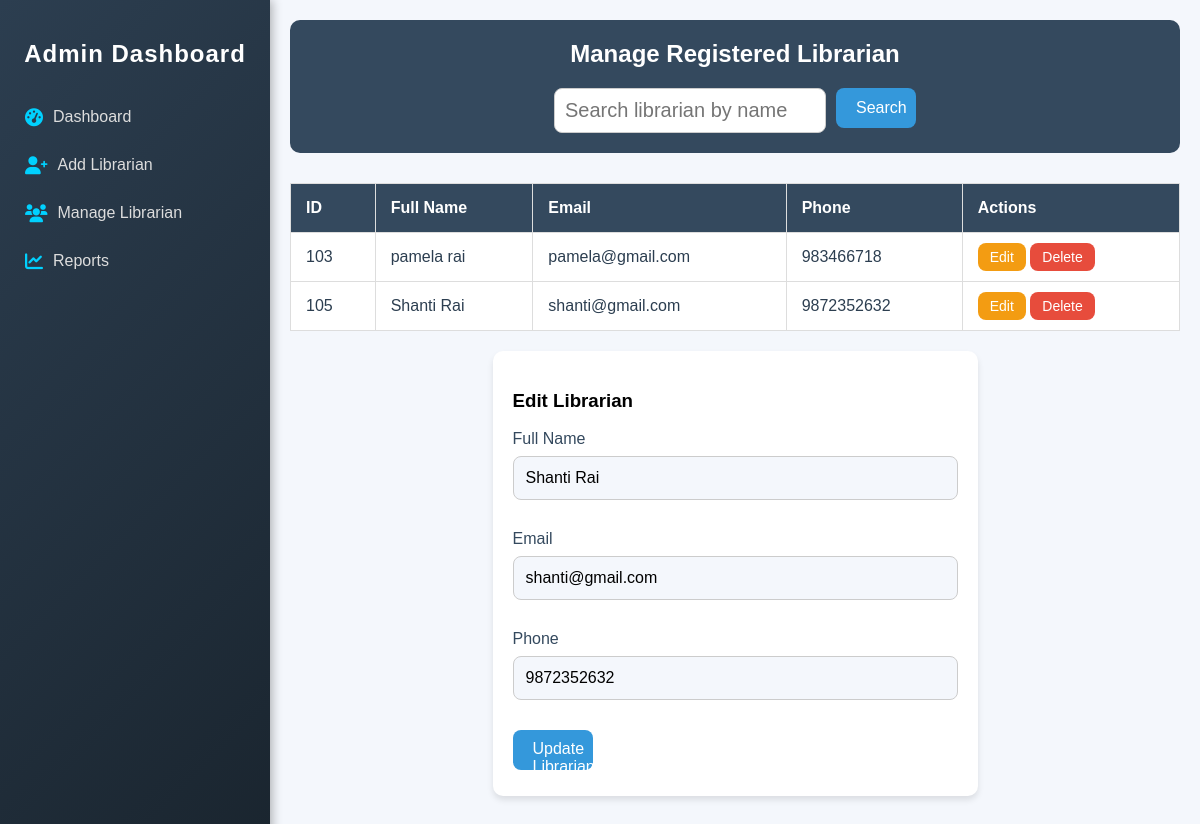
/admin/managelibrarian.php?edit_id=105 (signed in), run on the app's committed database.
### tables this page shows
CREATE TABLE `users` (
  `id` int(11) NOT NULL,
  `fullname` varchar(255) NOT NULL,
  `password` varchar(255) NOT NULL,
  `email` varchar(255) NOT NULL,
  `phone` varchar(15) NOT NULL,
  `role` enum('Admin','Librarian','Student') NOT NULL
);

### admin/managelibrarian.php (the view, shortened to what this page needs)
<?php
require '../includes/config.php';
$search_query = "";
$librarians_query = "SELECT * FROM users WHERE role = 'Librarian'";
$librarians_result = mysqli_query($conn, $librarians_query);
?>
        <!DOCTYPE html>
<html lang="en">
<head>
    <link rel="stylesheet" href="https://cdnjs.cloudflare.com/ajax/libs/font-awesome/6.0.0/css/all.min.css">
    <link rel="stylesheet" href="../librarian/style.css">
    <link rel="stylesheet" href="style.css">
</head>
<body>
    <aside class="sidebar">
        <h1>Admin Dashboard</h1>
        <nav>
            <ul>
            <li><a href="dashboard.php"><i class="fas fa-tachometer-alt"></i> Dashboard</a></li>
            <li><a href="adduser.php"><i class="fas fa-user-plus"></i> Add Librarian</a></li>
            <li><a href="managelibrarian.php"><i class="fa-solid fa-users"></i> Manage Librarian</a></li>
            <li><a href="report.php"><i class="fas fa-chart-line"></i> Reports</a></li>
            </ul>
        </nav>
    </aside>
        <main class="main-content">
            <header class="dashboard-header">
                <h2>Manage Registered Librarian</h2>
                <form method="GET" action="managelibrarian.php" class="search-form">
                    <input type="text" name="search" placeholder="Search librarian by name" value="<?= htmlspecialchars($search_query); ?>" class="search-input">
                    <button type="submit" class="btn btn-primary">Search</button>
                </form>
            </header>
            <table class="table">
                <thead>
                    <tr>
                        <th>ID</th>
                        <th>Full Name</th>
                        <th>Email</th>
                        <th>Phone</th>
                        <th>Actions</th>
                    </tr>
                </thead>
                <tbody>
                    <?php while ($row = mysqli_fetch_assoc($librarians_result)): ?>
                        <tr>
                            <td><?= $row['id']; ?></td>
                            <td><?= $row['fullname']; ?></td>
                            <td><?= $row['email']; ?></td>
                            <td><?= $row['phone']; ?></td>
                            <td>
                                <a href="?edit_id=<?= $row['id']; ?>" class="btn btn-secondary">Edit</a>
                                <a href="javascript:void(0);" class="btn btn-danger" onclick="confirmDelete('?delete_id=<?= $row['id']; ?>')">Delete</a>
                            </td>
                        </tr>
                    <?php endwhile; ?>
                </tbody>
            </table>
            <?php if (isset($_GET['edit_id'])):
                $edit_id = intval($_GET['edit_id']);
                $edit_query = "SELECT * FROM users WHERE id = $edit_id AND role = 'Librarian'";
                $edit_result = mysqli_query($conn, $edit_query);
                $edit_data = mysqli_fetch_assoc($edit_result);
                if ($edit_data):
            ?>
                <form method="POST" class="form">
                    <h3>Edit Librarian</h3>
                    <div class="form-group">
                        <label for="fullname">Full Name</label>
                        <input type="text" class="form-control" name="fullname" value="<?= $edit_data['fullname']; ?>" required>
                    </div>
                    <div class="form-group">
                        <label for="email">Email</label>
                        <input type="email" class="form-control" name="email" value="<?= $edit_data['email']; ?>" required>
                    </div>
                    <div class="form-group">
                        <label for="phone">Phone</label>
                        <input type="text" class="form-control" name="phone" value="<?= $edit_data['phone']; ?>" required>
                    </div>
                    <button type="submit" class="btn btn-primary">Update Librarian</button>
                </form>
            <?php endif; endif; ?>
        </main>
</body>
</html>

### admin/style.css (style rules this page uses)
body { font-family: Arial, sans-serif; margin: 0; padding: 0; display: flex; flex-direction: column; min-height: 100vh; background-color: #f4f7fc; }
.main-content { margin-left: 270px; padding: 20px; flex: 1; }
.dashboard-header { background-color: #34495e; padding: 20px; color: white; text-align: center; margin-bottom: 30px; border-radius: 10px; }
.form { background-color: white; padding: 20px; border-radius: 10px; box-shadow: 0 4px 6px rgba(0, 0, 0, 0.1); max-width: 600px; margin: 0 auto; }
.form-group { margin-bottom: 15px; }
.form-group label { font-size: 16px; color: #34495e; display: block; margin-bottom: 8px; }
.form-control { width: 100%; padding: 12px; font-size: 16px; border-radius: 8px; border: 1px solid #ccc; box-sizing: border-box; margin-bottom: 15px; background-color: #f4f7fc; transition: border-color 0.3s ease; }
.btn { background-color: #3498db; color: white; padding: 12px 20px; border: none; border-radius: 8px; font-size: 16px; width: 100%; cursor: pointer; transition: background-color 0.3s ease; }
.dashboard-header h2 { font-size: 24px; font-weight: bold; margin: 0; }
.search-form { display: flex; justify-content: center; margin-top: 20px; }
.search-input { padding: 10px; font-size: 16px; border-radius: 8px; border: 1px solid #ccc; margin-right: 10px; width: 250px; }
.btn-primary { width: 80px; height: 40px; background-color: #3498db; color: white; padding: 10px 20px; border: none; border-radius: 8px; font-size: 16px; cursor: pointer; transition: background-color 0.3s ease; }
.table { width: 100%; border-collapse: collapse; margin-top: 20px; }
.table th, .table td { padding: 15px; text-align: left; border: 1px solid #ddd; }
.table th { background-color: #34495e; color: white; }
.table td { background-color: #fff; color: #2c3e50; }
.table .btn { padding: 6px 12px; text-decoration: none; border-radius: 8px; font-size: 14px; }
.table .btn-secondary { background-color: #f39c12; color: white; }
.table .btn-danger { background-color: #e74c3c; color: white; }
.form { background-color: white; padding: 20px; border-radius: 10px; box-shadow: 0 4px 6px rgba(0, 0, 0, 0.1); width: 50%; margin: 20px auto; }
.search-input { padding: 10px; font-size: 20px; border-radius: 8px; border: 1px solid #ccc; margin-right: 10px; width: 250px; }
.btn { background-color: #3498db; color: white; padding: 10px 20px; border: none; border-radius: 8px; font-size: 16px; cursor: pointer; transition: background-color 0.3s ease; }

### admin/managelibrarian.php (style rules this page uses)
.sidebar { width: 250px; height: 100vh; position: fixed; top: 0; left: 0; background: linear-gradient(135deg, #2c3e50, #1a252f); color: white; padding: 20px 10px; box-shadow: 2px 0 10px rgba(0, 0, 0, 0.3); z-index: 1000; overflow-y: auto; transition: width 0.3s ease; }
.sidebar h1 { font-size: 24px; text-align: center; margin-bottom: 30px; color: #fff; letter-spacing: 1px; animation: fadeIn 0.5s ease; }
.sidebar nav ul { list-style: none; padding: 0; margin: 0; }
.sidebar nav ul li { margin: 10px 0; }
.sidebar nav ul li a { display: flex; align-items: center; padding: 10px 15px; color: #ddd; font-size: 16px; text-decoration: none; border-radius: 8px; transition: all 0.3s ease; }
.sidebar nav ul li a i { margin-right: 10px; font-size: 18px; color: #00d1ff; transition: transform 0.3s ease; }

### data on the page
users: id "103", fullname "pamela rai", email "pamela@gmail.com", phone "983466718"
users: id "105", fullname "Shanti Rai", email "shanti@gmail.com", phone "9872352632"
